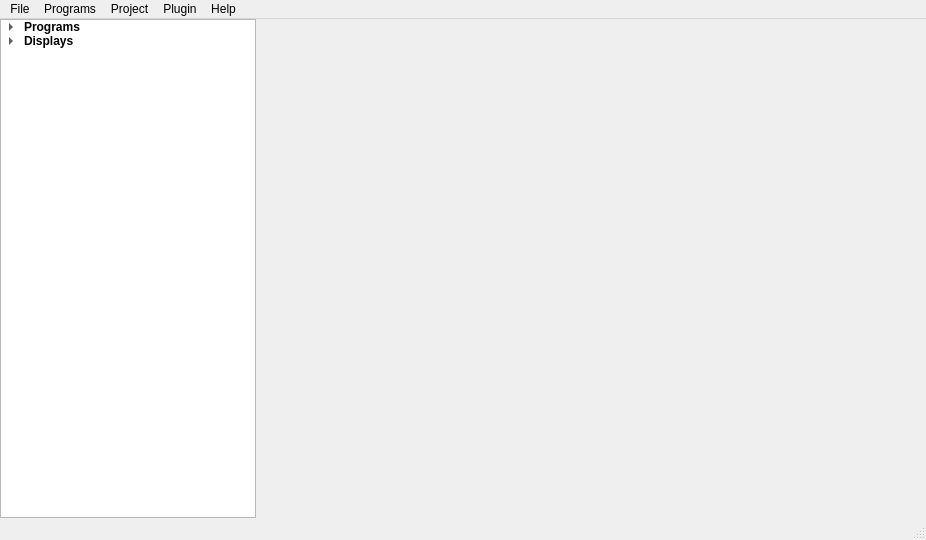
<?xml version="1.0" encoding="UTF-8"?>
<ui version="4.0">
 <class>LinduWindow</class>
 <widget class="QMainWindow" name="LinduWindow">
  <property name="geometry">
   <rect>
    <x>0</x>
    <y>0</y>
    <width>926</width>
    <height>540</height>
   </rect>
  </property>
  <property name="windowTitle">
   <string>LinduWindow</string>
  </property>
  <widget class="QWidget" name="centralwidget">
   <layout class="QHBoxLayout" name="horizontalLayout">
    <property name="spacing">
     <number>0</number>
    </property>
    <property name="leftMargin">
     <number>0</number>
    </property>
    <property name="topMargin">
     <number>0</number>
    </property>
    <property name="rightMargin">
     <number>0</number>
    </property>
    <property name="bottomMargin">
     <number>0</number>
    </property>
    <item>
     <widget class="QTreeWidget" name="lindu_tree">
      <property name="sizePolicy">
       <sizepolicy hsizetype="Minimum" vsizetype="Expanding">
        <horstretch>0</horstretch>
        <verstretch>0</verstretch>
       </sizepolicy>
      </property>
      <property name="editTriggers">
       <set>QAbstractItemView::EditKeyPressed|QAbstractItemView::SelectedClicked</set>
      </property>
      <property name="expandsOnDoubleClick">
       <bool>true</bool>
      </property>
      <property name="columnCount">
       <number>1</number>
      </property>
      <attribute name="headerVisible">
       <bool>false</bool>
      </attribute>
      <column>
       <property name="text">
        <string>Lindu</string>
       </property>
      </column>
      <item>
       <property name="text">
        <string>Programs</string>
       </property>
       <property name="font">
        <font>
         <weight>75</weight>
         <bold>true</bold>
        </font>
       </property>
       <item>
        <property name="text">
         <string>Traveltime Tomography (BETA)</string>
        </property>
        <item>
         <property name="text">
          <string>2D</string>
         </property>
        </item>
        <item>
         <property name="text">
          <string>3D</string>
         </property>
        </item>
       </item>
       <item>
        <property name="text">
         <string>Earthquakes</string>
        </property>
        <item>
         <property name="text">
          <string>Locate</string>
         </property>
        </item>
        <item>
         <property name="text">
          <string>Relocate</string>
         </property>
        </item>
       </item>
      </item>
      <item>
       <property name="text">
        <string>Displays</string>
       </property>
       <property name="font">
        <font>
         <weight>75</weight>
         <bold>true</bold>
        </font>
       </property>
       <item>
        <property name="text">
         <string>Map</string>
        </property>
       </item>
       <item>
        <property name="text">
         <string>View</string>
        </property>
       </item>
       <item>
        <property name="text">
         <string>Plot</string>
        </property>
       </item>
      </item>
     </widget>
    </item>
    <item>
     <widget class="QStackedWidget" name="lindu_stack">
      <property name="sizePolicy">
       <sizepolicy hsizetype="Preferred" vsizetype="Preferred">
        <horstretch>0</horstretch>
        <verstretch>0</verstretch>
       </sizepolicy>
      </property>
      <property name="currentIndex">
       <number>0</number>
      </property>
      <widget class="QWidget" name="tomo_2d">
       <layout class="QVBoxLayout" name="verticalLayout"/>
      </widget>
      <widget class="QWidget" name="tomo_3d">
       <layout class="QVBoxLayout" name="verticalLayout_2"/>
      </widget>
     </widget>
    </item>
   </layout>
  </widget>
  <widget class="QMenuBar" name="menubar">
   <property name="geometry">
    <rect>
     <x>0</x>
     <y>0</y>
     <width>926</width>
     <height>21</height>
    </rect>
   </property>
   <widget class="QMenu" name="menuFile">
    <property name="title">
     <string>File</string>
    </property>
    <addaction name="action_quit"/>
   </widget>
   <widget class="QMenu" name="menuPrograms">
    <property name="title">
     <string>Programs</string>
    </property>
    <addaction name="action_tomography"/>
   </widget>
   <widget class="QMenu" name="menuProject">
    <property name="title">
     <string>Project</string>
    </property>
   </widget>
   <widget class="QMenu" name="menuPlugin">
    <property name="title">
     <string>Plugin</string>
    </property>
   </widget>
   <widget class="QMenu" name="menuHelp">
    <property name="title">
     <string>Help</string>
    </property>
    <addaction name="action_about"/>
   </widget>
   <addaction name="menuFile"/>
   <addaction name="menuPrograms"/>
   <addaction name="menuProject"/>
   <addaction name="menuPlugin"/>
   <addaction name="menuHelp"/>
  </widget>
  <widget class="QStatusBar" name="statusbar"/>
  <action name="action_quit">
   <property name="text">
    <string>&amp;Quit</string>
   </property>
   <property name="toolTip">
    <string>Quit the program</string>
   </property>
   <property name="shortcut">
    <string>Ctrl+Q</string>
   </property>
  </action>
  <action name="action_tomography">
   <property name="text">
    <string>Velocity &amp;Tomography (BETA)</string>
   </property>
   <property name="shortcut">
    <string>Ctrl+T</string>
   </property>
  </action>
  <action name="action_about">
   <property name="text">
    <string>About</string>
   </property>
  </action>
 </widget>
 <resources/>
 <connections/>
</ui>
